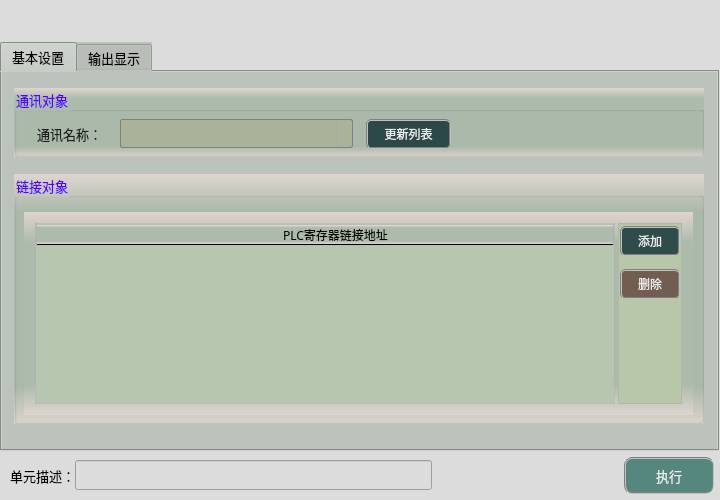
<?xml version="1.0" encoding="UTF-8"?>
<ui version="4.0">
 <class>frmPlcCommunicateClass</class>
 <widget class="QDialog" name="frmPlcCommunicateClass">
  <property name="geometry">
   <rect>
    <x>0</x>
    <y>0</y>
    <width>720</width>
    <height>500</height>
   </rect>
  </property>
  <property name="sizePolicy">
   <sizepolicy hsizetype="Fixed" vsizetype="Fixed">
    <horstretch>0</horstretch>
    <verstretch>0</verstretch>
   </sizepolicy>
  </property>
  <property name="minimumSize">
   <size>
    <width>720</width>
    <height>500</height>
   </size>
  </property>
  <property name="maximumSize">
   <size>
    <width>720</width>
    <height>500</height>
   </size>
  </property>
  <property name="windowTitle">
   <string>PLC通信</string>
  </property>
  <property name="styleSheet">
   <string notr="true">background-color: rgb(220, 220, 220);</string>
  </property>
  <layout class="QGridLayout" name="gridLayout">
   <property name="leftMargin">
    <number>0</number>
   </property>
   <property name="topMargin">
    <number>0</number>
   </property>
   <property name="rightMargin">
    <number>0</number>
   </property>
   <property name="bottomMargin">
    <number>0</number>
   </property>
   <property name="spacing">
    <number>1</number>
   </property>
   <item row="2" column="0">
    <spacer name="verticalSpacer_4">
     <property name="orientation">
      <enum>Qt::Vertical</enum>
     </property>
     <property name="sizeType">
      <enum>QSizePolicy::Fixed</enum>
     </property>
     <property name="sizeHint" stdset="0">
      <size>
       <width>20</width>
       <height>5</height>
      </size>
     </property>
    </spacer>
   </item>
   <item row="3" column="0" colspan="2">
    <layout class="QHBoxLayout" name="horizontalLayout">
     <property name="spacing">
      <number>0</number>
     </property>
     <property name="bottomMargin">
      <number>6</number>
     </property>
     <item>
      <spacer name="horizontalSpacer">
       <property name="orientation">
        <enum>Qt::Horizontal</enum>
       </property>
       <property name="sizeType">
        <enum>QSizePolicy::Fixed</enum>
       </property>
       <property name="sizeHint" stdset="0">
        <size>
         <width>10</width>
         <height>20</height>
        </size>
       </property>
      </spacer>
     </item>
     <item>
      <widget class="QLabel" name="label_3">
       <property name="sizePolicy">
        <sizepolicy hsizetype="Fixed" vsizetype="Fixed">
         <horstretch>0</horstretch>
         <verstretch>0</verstretch>
        </sizepolicy>
       </property>
       <property name="maximumSize">
        <size>
         <width>83</width>
         <height>25</height>
        </size>
       </property>
       <property name="font">
        <font>
         <family>微软雅黑</family>
         <pointsize>10</pointsize>
        </font>
       </property>
       <property name="styleSheet">
        <string notr="true">background-color: rgba(255, 255, 255, 0);</string>
       </property>
       <property name="text">
        <string>单元描述：</string>
       </property>
      </widget>
     </item>
     <item>
      <widget class="QLineEdit" name="txtDescribe">
       <property name="sizePolicy">
        <sizepolicy hsizetype="Fixed" vsizetype="Fixed">
         <horstretch>0</horstretch>
         <verstretch>0</verstretch>
        </sizepolicy>
       </property>
       <property name="minimumSize">
        <size>
         <width>357</width>
         <height>30</height>
        </size>
       </property>
       <property name="maximumSize">
        <size>
         <width>16777215</width>
         <height>30</height>
        </size>
       </property>
       <property name="font">
        <font>
         <family>微软雅黑</family>
         <pointsize>10</pointsize>
        </font>
       </property>
      </widget>
     </item>
     <item>
      <spacer name="horizontalSpacer_8">
       <property name="orientation">
        <enum>Qt::Horizontal</enum>
       </property>
       <property name="sizeHint" stdset="0">
        <size>
         <width>40</width>
         <height>20</height>
        </size>
       </property>
      </spacer>
     </item>
     <item>
      <widget class="QPushButton" name="btnExecute">
       <property name="minimumSize">
        <size>
         <width>90</width>
         <height>37</height>
        </size>
       </property>
       <property name="font">
        <font>
         <family>微软雅黑</family>
         <pointsize>10</pointsize>
        </font>
       </property>
       <property name="styleSheet">
        <string notr="true">QWidget{ background-color: rgb(85, 135, 127);}
QWidget{ color: rgb(235, 235, 235);}
QWidget{ border: 2px groove gray;border-radius: 8px;padding: 2px 4px;}
QPushButton:hover{ background-color: rgb(85, 155, 127);}
QPushButton:pressed{background-color: rgb(85, 175, 127);}</string>
       </property>
       <property name="text">
        <string>执行</string>
       </property>
      </widget>
     </item>
     <item>
      <spacer name="horizontalSpacer_2">
       <property name="orientation">
        <enum>Qt::Horizontal</enum>
       </property>
       <property name="sizeType">
        <enum>QSizePolicy::Fixed</enum>
       </property>
       <property name="sizeHint" stdset="0">
        <size>
         <width>6</width>
         <height>20</height>
        </size>
       </property>
      </spacer>
     </item>
    </layout>
   </item>
   <item row="0" column="0">
    <spacer name="verticalSpacer_2">
     <property name="orientation">
      <enum>Qt::Vertical</enum>
     </property>
     <property name="sizeType">
      <enum>QSizePolicy::Fixed</enum>
     </property>
     <property name="sizeHint" stdset="0">
      <size>
       <width>20</width>
       <height>42</height>
      </size>
     </property>
    </spacer>
   </item>
   <item row="1" column="0">
    <widget class="QTabWidget" name="tabWidget">
     <property name="sizePolicy">
      <sizepolicy hsizetype="Expanding" vsizetype="Expanding">
       <horstretch>0</horstretch>
       <verstretch>0</verstretch>
      </sizepolicy>
     </property>
     <property name="minimumSize">
      <size>
       <width>0</width>
       <height>0</height>
      </size>
     </property>
     <property name="maximumSize">
      <size>
       <width>16777215</width>
       <height>16777215</height>
      </size>
     </property>
     <property name="font">
      <font>
       <family>微软雅黑</family>
       <pointsize>10</pointsize>
      </font>
     </property>
     <property name="styleSheet">
      <string notr="true">background-color: #bcc2bc;</string>
     </property>
     <property name="currentIndex">
      <number>0</number>
     </property>
     <widget class="QWidget" name="tab">
      <attribute name="title">
       <string>基本设置</string>
      </attribute>
      <widget class="QGroupBox" name="groupC">
       <property name="geometry">
        <rect>
         <x>12</x>
         <y>16</y>
         <width>690</width>
         <height>69</height>
        </rect>
       </property>
       <property name="font">
        <font>
         <family>微软雅黑</family>
         <pointsize>10</pointsize>
        </font>
       </property>
       <property name="styleSheet">
        <string notr="true">background-color: qlineargradient(x1:0, y1:0, x2:0, y2:1, stop:0 #dfd5cf, stop: 0.15 #acbbac, stop: 0.85 #acbbac,stop:1 #dfd5cf);
color: rgb(85, 0, 255);</string>
       </property>
       <property name="title">
        <string>通讯对象</string>
       </property>
       <widget class="QLabel" name="lblMsg">
        <property name="geometry">
         <rect>
          <x>268</x>
          <y>37</y>
          <width>299</width>
          <height>19</height>
         </rect>
        </property>
        <property name="font">
         <font>
          <family>微软雅黑</family>
          <pointsize>10</pointsize>
         </font>
        </property>
        <property name="styleSheet">
         <string notr="true">color: rgb(85, 85, 127);
background-color: rgba(0, 0, 0, 0);</string>
        </property>
        <property name="text">
         <string/>
        </property>
       </widget>
       <widget class="QLabel" name="label_8">
        <property name="geometry">
         <rect>
          <x>23</x>
          <y>36</y>
          <width>83</width>
          <height>19</height>
         </rect>
        </property>
        <property name="font">
         <font>
          <family>微软雅黑</family>
          <pointsize>10</pointsize>
         </font>
        </property>
        <property name="styleSheet">
         <string notr="true">color: rgb(30, 30, 30);
background-color: rgba(0, 0, 0, 0);</string>
        </property>
        <property name="text">
         <string>通讯名称：</string>
        </property>
       </widget>
       <widget class="QComboBox" name="comboCommName">
        <property name="geometry">
         <rect>
          <x>106</x>
          <y>31</y>
          <width>233</width>
          <height>29</height>
         </rect>
        </property>
        <property name="font">
         <font>
          <family>微软雅黑</family>
          <pointsize>10</pointsize>
         </font>
        </property>
        <property name="styleSheet">
         <string notr="true">QComboBox {
    border: 1px solid gray;
    border-radius: 2px;    
    color: rgb(0, 0, 200);
	background-color: rgba(170, 170, 127,100);
}
QComboBox::drop-down {
    subcontrol-origin: padding;
    subcontrol-position: top right;
    width: 15px; 
    border-left-width: 1px;
    border-left-color: darkgray;
    border-left-style: solid;
    border-top-right-radius: 3px;
    border-bottom-right-radius: 3px;
}

QComboBox::down-arrow {
    image: url(:/resource/down.png);
} 
QComboBox::down-arrow:on {
    top: 1px;
    left: 1px;
}</string>
        </property>
       </widget>
       <widget class="QPushButton" name="btnUpdata">
        <property name="geometry">
         <rect>
          <x>352</x>
          <y>31</y>
          <width>85</width>
          <height>30</height>
         </rect>
        </property>
        <property name="sizePolicy">
         <sizepolicy hsizetype="Fixed" vsizetype="Fixed">
          <horstretch>0</horstretch>
          <verstretch>0</verstretch>
         </sizepolicy>
        </property>
        <property name="minimumSize">
         <size>
          <width>60</width>
          <height>30</height>
         </size>
        </property>
        <property name="font">
         <font>
          <family>微软雅黑</family>
          <pointsize>9</pointsize>
         </font>
        </property>
        <property name="styleSheet">
         <string notr="true">QWidget{ background-color: rgba(9, 42, 47, 200);}
QWidget{ color: rgb(235, 235, 235);}
QWidget{ border: 2px groove gray;border-radius: 5px;padding: 2px 4px;}
QPushButton:hover{ background-color: rgb(9, 62, 52);}
QPushButton:pressed{background-color: rgb(9, 82, 72);}</string>
        </property>
        <property name="text">
         <string>更新列表</string>
        </property>
       </widget>
      </widget>
      <widget class="QStackedWidget" name="stackedWidget">
       <property name="geometry">
        <rect>
         <x>12</x>
         <y>102</y>
         <width>690</width>
         <height>307</height>
        </rect>
       </property>
       <property name="currentIndex">
        <number>0</number>
       </property>
       <widget class="QWidget" name="page">
        <widget class="QGroupBox" name="groupC2">
         <property name="geometry">
          <rect>
           <x>0</x>
           <y>0</y>
           <width>690</width>
           <height>250</height>
          </rect>
         </property>
         <property name="font">
          <font>
           <family>微软雅黑</family>
           <pointsize>10</pointsize>
          </font>
         </property>
         <property name="styleSheet">
          <string notr="true">background-color: qlineargradient(x1:0, y1:0, x2:0, y2:1, stop:0 #dfd5cf, stop: 0.15 #acbbac, stop: 0.85 #acbbac,stop:1 #dfd5cf);
color: rgb(85, 0, 255);</string>
         </property>
         <property name="title">
          <string>链接对象</string>
         </property>
         <widget class="QWidget" name="horizontalLayoutWidget_2">
          <property name="geometry">
           <rect>
            <x>10</x>
            <y>38</y>
            <width>669</width>
            <height>203</height>
           </rect>
          </property>
          <layout class="QHBoxLayout" name="horizontalLayout_3">
           <property name="spacing">
            <number>3</number>
           </property>
           <item>
            <widget class="QFrame" name="frame_3">
             <property name="styleSheet">
              <string notr="true">border: 1px solid;
border-color: rgba(173, 173, 173, 155);</string>
             </property>
             <property name="frameShape">
              <enum>QFrame::StyledPanel</enum>
             </property>
             <property name="frameShadow">
              <enum>QFrame::Raised</enum>
             </property>
             <layout class="QVBoxLayout" name="verticalLayout_3">
              <property name="spacing">
               <number>0</number>
              </property>
              <property name="leftMargin">
               <number>0</number>
              </property>
              <property name="topMargin">
               <number>0</number>
              </property>
              <property name="rightMargin">
               <number>0</number>
              </property>
              <property name="bottomMargin">
               <number>0</number>
              </property>
              <item>
               <widget class="QTableWidget" name="tableWidgetPlc">
                <property name="font">
                 <font>
                  <family>微软雅黑</family>
                 </font>
                </property>
                <property name="styleSheet">
                 <string notr="true">QTableWidget          
{
    background-color: #b7c7af;   
    border:none;
    gridline-color: rgba(20, 25, 155,50);
    color: rgba(20, 20, 20,200);
}
QTableWidget::item::selected
{   
    background-color: rgba(180, 180, 215,255); 
}
QHeaderView::section
{
    color: rgb(0, 0, 0);
}
QScrollBar:vertical{ 
		background:#FFFFF2;
		padding-top:20px;
		padding-bottom:20px;
		padding-left:2px;
		padding-right:2px;
		border-left:1px solid #d7d7d7;}
QScrollBar::handle:vertical{
		background:#dbdbdb;
		border-radius:6px;
		min-height:20px;}
QScrollBar::handle:vertical:hover{
		background:#d0d0d0;}
QScrollBar::add-line:vertical{
		background:url(:/resource/down.png) center no-repeat;}
QScrollBar::sub-line:vertical{
		background:url(:/resource/up.png) center no-repeat;}
QScrollBar:horizontal{ 
		background:#FFFFF2;
		padding-top:20px;
		padding-bottom:20px;
		padding-left:2px;
		padding-right:2px;
		border-left:1px solid #d7d7d7;}
QScrollBar::handle:horizontal{
		background:#dbdbdb;
		border-radius:6px;
		min-height:20px;}
QScrollBar::handle:horizontal:hover{
		background:#d0d0d0;}
QScrollBar::add-line:horizontal{
		background:url(:/resource/right.png) center no-repeat;}
QScrollBar::sub-line:horizontal{
		background:url(:/resource/left.png) center no-repeat;}</string>
                </property>
                <property name="verticalScrollBarPolicy">
                 <enum>Qt::ScrollBarAsNeeded</enum>
                </property>
                <property name="horizontalScrollBarPolicy">
                 <enum>Qt::ScrollBarAsNeeded</enum>
                </property>
                <property name="gridStyle">
                 <enum>Qt::DashLine</enum>
                </property>
                <attribute name="horizontalHeaderMinimumSectionSize">
                 <number>29</number>
                </attribute>
                <attribute name="horizontalHeaderDefaultSectionSize">
                 <number>597</number>
                </attribute>
                <attribute name="verticalHeaderDefaultSectionSize">
                 <number>30</number>
                </attribute>
                <column>
                 <property name="text">
                  <string>PLC寄存器链接地址</string>
                 </property>
                 <property name="font">
                  <font>
                   <family>微软雅黑</family>
                   <pointsize>9</pointsize>
                  </font>
                 </property>
                </column>
               </widget>
              </item>
             </layout>
            </widget>
           </item>
           <item>
            <widget class="QFrame" name="frame_4">
             <property name="styleSheet">
              <string notr="true">border: 1px solid;
border-color: rgba(173, 173, 173, 155);
background-color: #b7c7a7;</string>
             </property>
             <property name="frameShape">
              <enum>QFrame::StyledPanel</enum>
             </property>
             <property name="frameShadow">
              <enum>QFrame::Raised</enum>
             </property>
             <layout class="QVBoxLayout" name="verticalLayout_4">
              <property name="spacing">
               <number>13</number>
              </property>
              <property name="leftMargin">
               <number>1</number>
              </property>
              <property name="topMargin">
               <number>2</number>
              </property>
              <property name="rightMargin">
               <number>1</number>
              </property>
              <property name="bottomMargin">
               <number>1</number>
              </property>
              <item>
               <widget class="QPushButton" name="btnAddRegister">
                <property name="sizePolicy">
                 <sizepolicy hsizetype="Fixed" vsizetype="Fixed">
                  <horstretch>0</horstretch>
                  <verstretch>0</verstretch>
                 </sizepolicy>
                </property>
                <property name="minimumSize">
                 <size>
                  <width>60</width>
                  <height>30</height>
                 </size>
                </property>
                <property name="font">
                 <font>
                  <family>微软雅黑</family>
                  <pointsize>9</pointsize>
                 </font>
                </property>
                <property name="styleSheet">
                 <string notr="true">QWidget{ background-color: rgba(9, 42, 47, 200);}
QWidget{ color: rgb(235, 235, 235);}
QWidget{ border: 2px groove gray;border-radius: 5px;padding: 2px 4px;}
QPushButton:hover{ background-color: rgb(9, 62, 52);}
QPushButton:pressed{background-color: rgb(9, 82, 72);}</string>
                </property>
                <property name="text">
                 <string>添加</string>
                </property>
               </widget>
              </item>
              <item>
               <widget class="QPushButton" name="btnDeleteRegister">
                <property name="minimumSize">
                 <size>
                  <width>60</width>
                  <height>30</height>
                 </size>
                </property>
                <property name="font">
                 <font>
                  <family>微软雅黑</family>
                  <pointsize>9</pointsize>
                 </font>
                </property>
                <property name="styleSheet">
                 <string notr="true">QWidget{ background-color: rgba(97, 63, 56, 200);}
QWidget{ color: rgb(235, 235, 235);}
QWidget{ border: 2px groove gray;border-radius: 5px;padding: 2px 4px;}
QPushButton:hover{ background-color: rgb(97, 83, 76);}
QPushButton:pressed{background-color: rgb(117, 83, 96);}</string>
                </property>
                <property name="text">
                 <string>删除</string>
                </property>
               </widget>
              </item>
              <item>
               <spacer name="verticalSpacer_5">
                <property name="orientation">
                 <enum>Qt::Vertical</enum>
                </property>
                <property name="sizeHint" stdset="0">
                 <size>
                  <width>20</width>
                  <height>40</height>
                 </size>
                </property>
               </spacer>
              </item>
             </layout>
            </widget>
           </item>
          </layout>
         </widget>
        </widget>
       </widget>
       <widget class="QWidget" name="page_2">
        <widget class="QGroupBox" name="groupC3">
         <property name="geometry">
          <rect>
           <x>0</x>
           <y>0</y>
           <width>690</width>
           <height>250</height>
          </rect>
         </property>
         <property name="font">
          <font>
           <family>微软雅黑</family>
           <pointsize>10</pointsize>
          </font>
         </property>
         <property name="styleSheet">
          <string notr="true">background-color: qlineargradient(x1:0, y1:0, x2:0, y2:1, stop:0 #dfd5cf, stop: 0.15 #acbbac, stop: 0.85 #acbbac,stop:1 #dfd5cf);
color: rgb(85, 0, 255);</string>
         </property>
         <property name="title">
          <string>三菱PLC设置</string>
         </property>
         <widget class="QLabel" name="label_14">
          <property name="geometry">
           <rect>
            <x>21</x>
            <y>148</y>
            <width>115</width>
            <height>19</height>
           </rect>
          </property>
          <property name="font">
           <font>
            <family>微软雅黑</family>
            <pointsize>10</pointsize>
           </font>
          </property>
          <property name="styleSheet">
           <string notr="true">background-color: rgba(0, 0, 0, 0);
color: rgb(0, 0, 0);
border:none;</string>
          </property>
          <property name="text">
           <string>寄存器写入值：</string>
          </property>
         </widget>
         <widget class="QLineEdit" name="txtMitRegisterData">
          <property name="geometry">
           <rect>
            <x>141</x>
            <y>144</y>
            <width>210</width>
            <height>27</height>
           </rect>
          </property>
          <property name="font">
           <font>
            <family>微软雅黑</family>
            <pointsize>10</pointsize>
           </font>
          </property>
          <property name="toolTip">
           <string>全局变量Int类型</string>
          </property>
          <property name="styleSheet">
           <string notr="true">color: rgb(0, 0, 200);
background-color: rgba(170, 170, 127,50);</string>
          </property>
          <property name="alignment">
           <set>Qt::AlignCenter</set>
          </property>
          <property name="readOnly">
           <bool>true</bool>
          </property>
         </widget>
         <widget class="QPushButton" name="btnLinkMitRegisterData">
          <property name="geometry">
           <rect>
            <x>358</x>
            <y>144</y>
            <width>27</width>
            <height>27</height>
           </rect>
          </property>
          <property name="toolTip">
           <string>链接内容</string>
          </property>
          <property name="styleSheet">
           <string notr="true">QWidget{ border:none;border-radius: 8px;padding: 2px 4px;}
QPushButton:hover{ background-color: rgba(85, 150, 127, 100);}
QPushButton:pressed{background-color: rgba(85, 180, 127, 160);}</string>
          </property>
          <property name="text">
           <string/>
          </property>
          <property name="icon">
           <iconset resource="sub_res.qrc">
            <normaloff>:/resource/link.png</normaloff>:/resource/link.png</iconset>
          </property>
          <property name="iconSize">
           <size>
            <width>27</width>
            <height>27</height>
           </size>
          </property>
         </widget>
         <widget class="QPushButton" name="btnDelLinkMitRegisterData">
          <property name="geometry">
           <rect>
            <x>392</x>
            <y>144</y>
            <width>27</width>
            <height>27</height>
           </rect>
          </property>
          <property name="toolTip">
           <string>删除内容链接</string>
          </property>
          <property name="styleSheet">
           <string notr="true">QWidget{ border:none;border-radius: 8px;padding: 2px 4px;}
QPushButton:hover{ background-color: rgba(226, 142, 162, 100);}
QPushButton:pressed{background-color: rgba(226, 172, 162, 200);}</string>
          </property>
          <property name="text">
           <string/>
          </property>
          <property name="icon">
           <iconset resource="sub_res.qrc">
            <normaloff>:/resource/del_link.png</normaloff>:/resource/del_link.png</iconset>
          </property>
          <property name="iconSize">
           <size>
            <width>27</width>
            <height>27</height>
           </size>
          </property>
         </widget>
         <widget class="QPushButton" name="btnMitBack">
          <property name="geometry">
           <rect>
            <x>598</x>
            <y>206</y>
            <width>70</width>
            <height>35</height>
           </rect>
          </property>
          <property name="minimumSize">
           <size>
            <width>70</width>
            <height>30</height>
           </size>
          </property>
          <property name="font">
           <font>
            <family>微软雅黑</family>
            <pointsize>9</pointsize>
            <weight>75</weight>
            <italic>false</italic>
            <bold>true</bold>
           </font>
          </property>
          <property name="styleSheet">
           <string notr="true">QWidget{ background-color: rgba(225, 255, 127,100);}
QWidget{ color: rgb(55, 55, 55);}
QWidget{ border: 2px groove gray;border-radius: 5px;padding: 2px 4px;}
QPushButton:hover{ background-color: rgba(225, 255, 127,150);}
QPushButton:pressed{background-color: rgba(225, 255, 127,255);}</string>
          </property>
          <property name="text">
           <string>上一页</string>
          </property>
         </widget>
         <widget class="QLabel" name="label">
          <property name="geometry">
           <rect>
            <x>539</x>
            <y>144</y>
            <width>48</width>
            <height>32</height>
           </rect>
          </property>
          <property name="styleSheet">
           <string notr="true">background: transparent;</string>
          </property>
          <property name="text">
           <string/>
          </property>
          <property name="pixmap">
           <pixmap resource="../../ImageProcess/ImageView/sub_res.qrc">:/resource/right_2.png</pixmap>
          </property>
          <property name="scaledContents">
           <bool>true</bool>
          </property>
         </widget>
         <widget class="QPushButton" name="btnMitSave">
          <property name="geometry">
           <rect>
            <x>598</x>
            <y>144</y>
            <width>70</width>
            <height>35</height>
           </rect>
          </property>
          <property name="minimumSize">
           <size>
            <width>70</width>
            <height>30</height>
           </size>
          </property>
          <property name="font">
           <font>
            <family>微软雅黑</family>
            <pointsize>9</pointsize>
            <weight>50</weight>
            <italic>false</italic>
            <bold>false</bold>
           </font>
          </property>
          <property name="styleSheet">
           <string notr="true">QWidget{ background-color: rgba(125, 255, 127,150);}
QWidget{ color: rgb(35, 35, 35);}
QWidget{ border: 2px groove gray;border-radius: 5px;padding: 2px 4px;}
QPushButton:hover{ background-color: rgba(125, 255, 127,200);}
QPushButton:pressed{background-color: rgba(125, 255, 127,255);}</string>
          </property>
          <property name="text">
           <string>参数保存</string>
          </property>
         </widget>
         <widget class="QLabel" name="lbl_mit">
          <property name="geometry">
           <rect>
            <x>23</x>
            <y>42</y>
            <width>119</width>
            <height>19</height>
           </rect>
          </property>
          <property name="font">
           <font>
            <family>微软雅黑</family>
            <pointsize>10</pointsize>
           </font>
          </property>
          <property name="styleSheet">
           <string notr="true">background-color: rgba(0, 0, 0, 0);
color: rgb(0, 0, 0);
border:none;</string>
          </property>
          <property name="text">
           <string>通信数据代码：</string>
          </property>
         </widget>
         <widget class="QComboBox" name="comboMitCode">
          <property name="geometry">
           <rect>
            <x>141</x>
            <y>37</y>
            <width>100</width>
            <height>30</height>
           </rect>
          </property>
          <property name="sizePolicy">
           <sizepolicy hsizetype="Fixed" vsizetype="Fixed">
            <horstretch>0</horstretch>
            <verstretch>0</verstretch>
           </sizepolicy>
          </property>
          <property name="minimumSize">
           <size>
            <width>100</width>
            <height>30</height>
           </size>
          </property>
          <property name="font">
           <font>
            <family>微软雅黑</family>
            <pointsize>10</pointsize>
           </font>
          </property>
          <property name="styleSheet">
           <string notr="true">QComboBox {
    border: 1px solid gray;
    border-radius: 3px;     
    color: rgb(0, 0, 200);
	background-color: rgba(230, 230, 230,210);
}
QComboBox::drop-down {
    subcontrol-origin: padding;
    subcontrol-position: top right;
    width: 15px; 
    border-left-width: 1px;
    border-left-color: darkgray;
    border-left-style: solid;
    border-top-right-radius: 3px;
    border-bottom-right-radius: 3px;
}
QComboBox::down-arrow {
    image: url(:/resource/down.png);
} 
QComboBox::down-arrow:on {
    top: 1px;
    left: 1px;
}</string>
          </property>
          <item>
           <property name="text">
            <string>二进制码</string>
           </property>
          </item>
          <item>
           <property name="text">
            <string>ASCII码</string>
           </property>
          </item>
         </widget>
         <widget class="QWidget" name="horizontalLayoutWidget">
          <property name="geometry">
           <rect>
            <x>448</x>
            <y>38</y>
            <width>219</width>
            <height>29</height>
           </rect>
          </property>
          <layout class="QHBoxLayout" name="horizontalLayout_2">
           <property name="leftMargin">
            <number>2</number>
           </property>
           <property name="rightMargin">
            <number>2</number>
           </property>
           <item>
            <widget class="QLabel" name="label_12">
             <property name="font">
              <font>
               <family>微软雅黑</family>
               <pointsize>10</pointsize>
              </font>
             </property>
             <property name="styleSheet">
              <string notr="true">background: transparent;
color: rgb(0, 0, 0);
border:none;</string>
             </property>
             <property name="text">
              <string>通信模式：</string>
             </property>
            </widget>
           </item>
           <item>
            <widget class="QRadioButton" name="radioMitRead">
             <property name="font">
              <font>
               <family>微软雅黑</family>
               <pointsize>10</pointsize>
              </font>
             </property>
             <property name="styleSheet">
              <string notr="true">background: transparent;
border:none;</string>
             </property>
             <property name="text">
              <string>读</string>
             </property>
             <property name="checked">
              <bool>true</bool>
             </property>
            </widget>
           </item>
           <item>
            <spacer name="horizontalSpacer_3">
             <property name="orientation">
              <enum>Qt::Horizontal</enum>
             </property>
             <property name="sizeHint" stdset="0">
              <size>
               <width>40</width>
               <height>20</height>
              </size>
             </property>
            </spacer>
           </item>
           <item>
            <widget class="QRadioButton" name="radioMitWrite">
             <property name="font">
              <font>
               <family>微软雅黑</family>
               <pointsize>10</pointsize>
              </font>
             </property>
             <property name="styleSheet">
              <string notr="true">background: transparent;
border:none;</string>
             </property>
             <property name="text">
              <string>写</string>
             </property>
            </widget>
           </item>
          </layout>
         </widget>
         <widget class="QLineEdit" name="txtMitRegisterAddress">
          <property name="geometry">
           <rect>
            <x>548</x>
            <y>91</y>
            <width>118</width>
            <height>27</height>
           </rect>
          </property>
          <property name="font">
           <font>
            <family>微软雅黑</family>
            <pointsize>10</pointsize>
           </font>
          </property>
          <property name="toolTip">
           <string>eg: D0</string>
          </property>
          <property name="styleSheet">
           <string notr="true">color: rgb(0, 0, 200);
background-color: rgba(230, 230, 235,250);</string>
          </property>
          <property name="alignment">
           <set>Qt::AlignCenter</set>
          </property>
          <property name="readOnly">
           <bool>false</bool>
          </property>
         </widget>
         <widget class="QLabel" name="label_15">
          <property name="geometry">
           <rect>
            <x>448</x>
            <y>95</y>
            <width>97</width>
            <height>19</height>
           </rect>
          </property>
          <property name="font">
           <font>
            <family>微软雅黑</family>
            <pointsize>10</pointsize>
           </font>
          </property>
          <property name="styleSheet">
           <string notr="true">background-color: rgba(0, 0, 0, 0);
color: rgb(0, 0, 0);
border:none;</string>
          </property>
          <property name="text">
           <string>寄存器地址：</string>
          </property>
         </widget>
         <widget class="QLabel" name="lbl_mit_2">
          <property name="geometry">
           <rect>
            <x>23</x>
            <y>95</y>
            <width>119</width>
            <height>19</height>
           </rect>
          </property>
          <property name="font">
           <font>
            <family>微软雅黑</family>
            <pointsize>10</pointsize>
           </font>
          </property>
          <property name="styleSheet">
           <string notr="true">background-color: rgba(0, 0, 0, 0);
color: rgb(0, 0, 0);
border:none;</string>
          </property>
          <property name="text">
           <string>通信访问方式：</string>
          </property>
         </widget>
         <widget class="QComboBox" name="comboMitMethod">
          <property name="geometry">
           <rect>
            <x>141</x>
            <y>90</y>
            <width>100</width>
            <height>30</height>
           </rect>
          </property>
          <property name="sizePolicy">
           <sizepolicy hsizetype="Fixed" vsizetype="Fixed">
            <horstretch>0</horstretch>
            <verstretch>0</verstretch>
           </sizepolicy>
          </property>
          <property name="minimumSize">
           <size>
            <width>100</width>
            <height>30</height>
           </size>
          </property>
          <property name="font">
           <font>
            <family>微软雅黑</family>
            <pointsize>10</pointsize>
           </font>
          </property>
          <property name="styleSheet">
           <string notr="true">QComboBox {
    border: 1px solid gray;
    border-radius: 3px;     
    color: rgb(0, 0, 200);
	background-color: rgba(230, 230, 230,210);
}
QComboBox::drop-down {
    subcontrol-origin: padding;
    subcontrol-position: top right;
    width: 15px; 
    border-left-width: 1px;
    border-left-color: darkgray;
    border-left-style: solid;
    border-top-right-radius: 3px;
    border-bottom-right-radius: 3px;
}
QComboBox::down-arrow {
    image: url(:/resource/down.png);
} 
QComboBox::down-arrow:on {
    top: 1px;
    left: 1px;
}</string>
          </property>
          <item>
           <property name="text">
            <string>字</string>
           </property>
          </item>
          <item>
           <property name="text">
            <string>双字</string>
           </property>
          </item>
         </widget>
        </widget>
       </widget>
      </widget>
     </widget>
     <widget class="QWidget" name="tab_2">
      <attribute name="title">
       <string>输出显示</string>
      </attribute>
      <widget class="QGroupBox" name="groupC3_2">
       <property name="geometry">
        <rect>
         <x>9</x>
         <y>14</y>
         <width>695</width>
         <height>348</height>
        </rect>
       </property>
       <property name="font">
        <font>
         <family>微软雅黑</family>
         <pointsize>10</pointsize>
        </font>
       </property>
       <property name="styleSheet">
        <string notr="true">background-color: qlineargradient(x1:0, y1:0, x2:0, y2:1, stop:0 #dfd5cf, stop: 0.15 #acbbac, stop: 0.85 #acbbac,stop:1 #dfd5cf);
color: rgb(85, 0, 255);</string>
       </property>
       <property name="title">
        <string>输出数据</string>
       </property>
       <widget class="QTextEdit" name="txtMsg">
        <property name="geometry">
         <rect>
          <x>4</x>
          <y>32</y>
          <width>687</width>
          <height>313</height>
         </rect>
        </property>
        <property name="font">
         <font>
          <family>微软雅黑</family>
         </font>
        </property>
        <property name="styleSheet">
         <string notr="true">QTextEdit         
{
    background-color: rgba(180, 180, 215,120);    
    gridline-color: rgba(220, 220, 255,255);
    color: rgba(20, 20, 20,200);
}
QScrollBar:vertical{ 
		background:#FFFFF2;
		padding-top:20px;
		padding-bottom:20px;
		padding-left:2px;
		padding-right:2px;
		border-left:1px solid #d7d7d7;}
QScrollBar::handle:vertical{
		background:#dbdbdb;
		border-radius:6px;
		min-height:20px;}
QScrollBar::handle:vertical:hover{
		background:#d0d0d0;}
QScrollBar::add-line:vertical{
		background:url(:/resource/down.png) center no-repeat;}
QScrollBar::sub-line:vertical{
		background:url(:/resource/up.png) center no-repeat;}
QScrollBar:horizontal{ 
		background:#FFFFF2;
		padding-top:20px;
		padding-bottom:20px;
		padding-left:2px;
		padding-right:2px;
		border-left:1px solid #d7d7d7;}
QScrollBar::handle:horizontal{
		background:#dbdbdb;
		border-radius:6px;
		min-height:20px;}
QScrollBar::handle:horizontal:hover{
		background:#d0d0d0;}
QScrollBar::add-line:horizontal{
		background:url(:/resource/right.png) center no-repeat;}
QScrollBar::sub-line:horizontal{
		background:url(:/resource/left.png) center no-repeat;}</string>
        </property>
        <property name="readOnly">
         <bool>true</bool>
        </property>
       </widget>
      </widget>
     </widget>
    </widget>
   </item>
  </layout>
 </widget>
 <layoutdefault spacing="6" margin="11"/>
 <resources>
  <include location="sub_res.qrc"/>
  <include location="../../ImageProcess/ImageView/sub_res.qrc"/>
 </resources>
 <connections/>
</ui>
